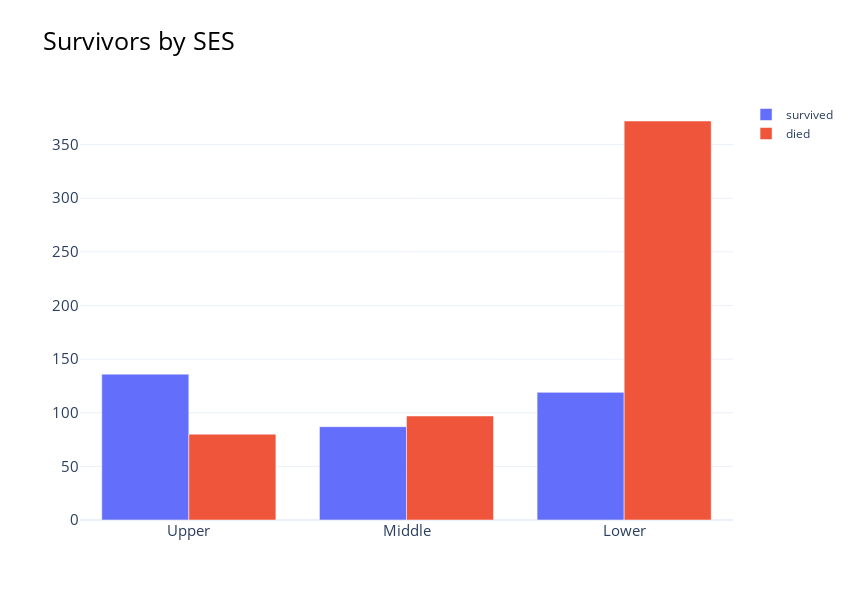

Source (notebook cell):
### Code cell
fig = go.Figure()
fig.add_trace(go.Bar(x=['Upper','Middle','Lower'],y=[
    len(df.loc[(df['Pclass']==1)&(df['Survived']==1)]),
    len(df.loc[(df['Pclass']==2)&(df['Survived']==1)]),
    len(df.loc[(df['Pclass']==3)&(df['Survived']==1)])
    ],showlegend=True,name='survived'))
fig.add_trace(go.Bar(x=['Upper','Middle','Lower'],y=[
    len(df.loc[(df['Pclass']==1)&(df['Survived']==0)]),
    len(df.loc[(df['Pclass']==2)&(df['Survived']==0)]),
    len(df.loc[(df['Pclass']==3)&(df['Survived']==0)])
    ],showlegend=True,name='died'))
fig.update_traces(hoverinfo="y")
fig.update_layout(hovermode="x", height=600, width=850, template='plotly_white',
    title = {'text': "Survivors by SES"}, titlefont={"size": 25,'color':'black'},
    yaxis={'tickfont':{"size": 15}},xaxis={'tickfont':{"size": 15}},
)
fig.show()

### Figure 1 — Plotly figure (JSON) as saved in the notebook; plotly's stock layout.template omitted (floating-point values rounded to 4 significant figures)
{"data": [{"hoverinfo": "y", "name": "survived", "showlegend": true, "type": "bar", "x": ["Upper", "Middle", "Lower"], "y": [136, 87, 119]}, {"hoverinfo": "y", "name": "died", "showlegend": true, "type": "bar", "x": ["Upper", "Middle", "Lower"], "y": [80, 97, 372]}], "layout": {"height": 600, "hovermode": "x", "title": {"font": {"color": "black", "size": 25}, "text": "Survivors by SES"}, "width": 850, "xaxis": {"tickfont": {"size": 15}}, "yaxis": {"tickfont": {"size": 15}}}}
